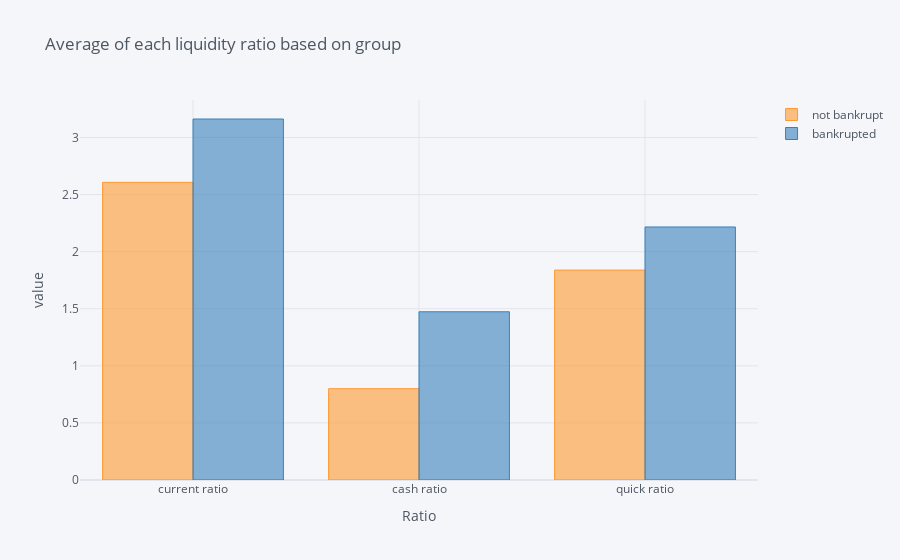

Source (notebook cell):
### Markdown cell above
### Mean of liquidity ratio

### Code cell
a = df.groupby("status").mean().iloc[:,:3].T.rename({0:"not bankrupt", 1:'bankrupted'}, axis=1)
a.iplot(kind='bar', title = "Average of each liquidity ratio based on group",
       xTitle = 'Liquidity Ratio', yTitle="value")

### Figure 1 — Plotly figure (JSON) as saved in the notebook; plotly's stock layout.template omitted (floating-point values rounded to 4 significant figures)
{"data": [{"marker": {"color": "rgba(255, 153, 51, 0.6)", "line": {"color": "rgba(255, 153, 51, 1.0)", "width": 1}}, "name": "not bankrupt", "orientation": "v", "text": "", "type": "bar", "x": ["current ratio", "cash ratio", "quick ratio"], "y": [2.608, 0.8, 1.839]}, {"marker": {"color": "rgba(55, 128, 191, 0.6)", "line": {"color": "rgba(55, 128, 191, 1.0)", "width": 1}}, "name": "bankrupted", "orientation": "v", "text": "", "type": "bar", "x": ["current ratio", "cash ratio", "quick ratio"], "y": [3.162, 1.474, 2.216]}], "layout": {"legend": {"bgcolor": "#F5F6F9", "font": {"color": "#4D5663"}}, "paper_bgcolor": "#F5F6F9", "plot_bgcolor": "#F5F6F9", "title": {"font": {"color": "#4D5663"}, "text": "Average of each liquidity ratio based on group"}, "xaxis": {"gridcolor": "#E1E5ED", "showgrid": true, "tickfont": {"color": "#4D5663"}, "title": {"font": {"color": "#4D5663"}, "text": "Ratio"}, "zerolinecolor": "#E1E5ED"}, "yaxis": {"gridcolor": "#E1E5ED", "showgrid": true, "tickfont": {"color": "#4D5663"}, "title": {"font": {"color": "#4D5663"}, "text": "value"}, "zerolinecolor": "#E1E5ED"}}}
